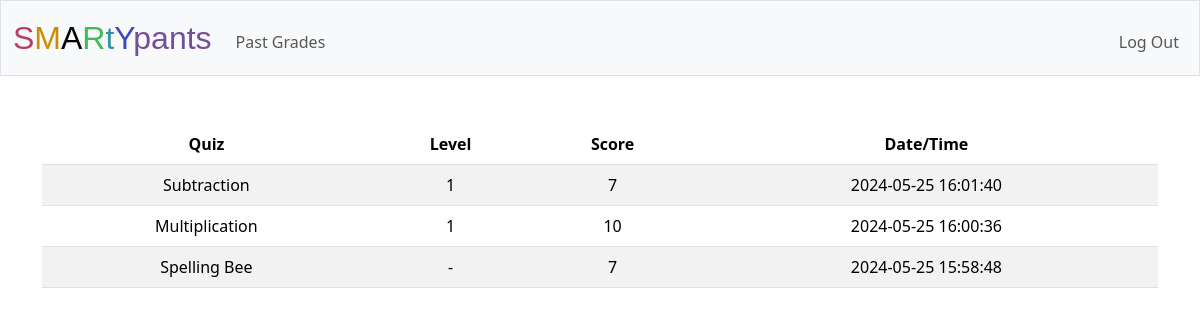
The app's page /mygrades (signed in) with its own data.
### tables this page shows
CREATE TABLE pastgrades(
    id INTEGER PRIMARY KEY AUTOINCREMENT NOT NULL,
    user_id INTEGER NOT NULL,
    quiz TEXT NOT NULL,
    level TEXT NOT NULL,
    score INTEGER NOT NULL,
    date TEXT NOT NULL,
    FOREIGN KEY (user_id) REFERENCES users (id)
    );

### app.py (the view)
@app.route("/mygrades", methods=["GET", "POST"])
@login_required
def mygrades():
    user_id = session["user_id"]
    if request.method == "POST":
        data = request.get_json()
        try:
            level = data['level']
        except:
            level = '-'
        score = data['score']
        quiz = data['category']
        date = datetime.datetime.now()
        db.execute("INSERT INTO pastgrades (user_id, quiz, level, score, date) VALUES (?, ?, ?, ?, ?)",
                   user_id, quiz, level, score, date)
        return ("Success", 200)
    else:
        history = db.execute("SELECT quiz, level, score, date FROM pastgrades WHERE user_id = ? ORDER BY date DESC  LIMIT 10", user_id)
        return render_template("grades.html", history=history)

### app.py (called while the page is built)
@app.after_request
def after_request(response):
    response.headers["Cache-Control"] = "no-cache, no-store, must-revalidate"
    response.headers["Expires"] = 0
    response.headers["Pragma"] = "no-cache"
    return response

### helpers.py (called while the page is built)
def login_required(f):
    @wraps(f)
    def decorated_function(*args, **kwargs):
        if session.get("user_id") is None:
            return redirect("/login")
        return f(*args, **kwargs)
    return decorated_function

### templates/grades.html (shortened to what this page needs)
{% extends "layout.html" %}
{% block main %}
    <table class="table table-striped" style="animation: fadeIn 1s ease-in both;">
        <thead>
            <tr>
                <th scope="col">Quiz</th>
                <th scope="col">Level</th>
                <th scope="col">Score</th>
                <th scope="col">Date/Time</th>
            </tr>
        </thead>
        <tbody id="tbody">
        {% for row in history %}
            <tr>
                <td>{{ row["quiz"] }}</td>
                <td>{{ row["level"] }}</td>
                <td>{{ row["score"] }}</td>
                <td>{{ row["date"] }}</td>
            </tr>
        {% endfor %}
        </tbody>
    </table>
{% endblock %}

### static/styles.css (style rules this page uses)
body { background: url(https://png.pngtree.com/background/20210712/original/pngtree-cute-hand-drawn-style-mathematics-education-pink-stripes-background-picture-image_1176959.jpg); background-size: cover; background-repeat: no-repeat; background-attachment: fixed; }
html, body { height: 100%; }

### records on screen
pastgrades: quiz "Subtraction", level "1", score "7", date "2024-05-25 16:01:40"
pastgrades: quiz "Multiplication", level "1", score "10", date "2024-05-25 16:00:36"
pastgrades: quiz "Spelling Bee", level "-", score "7", date "2024-05-25 15:58:48"
